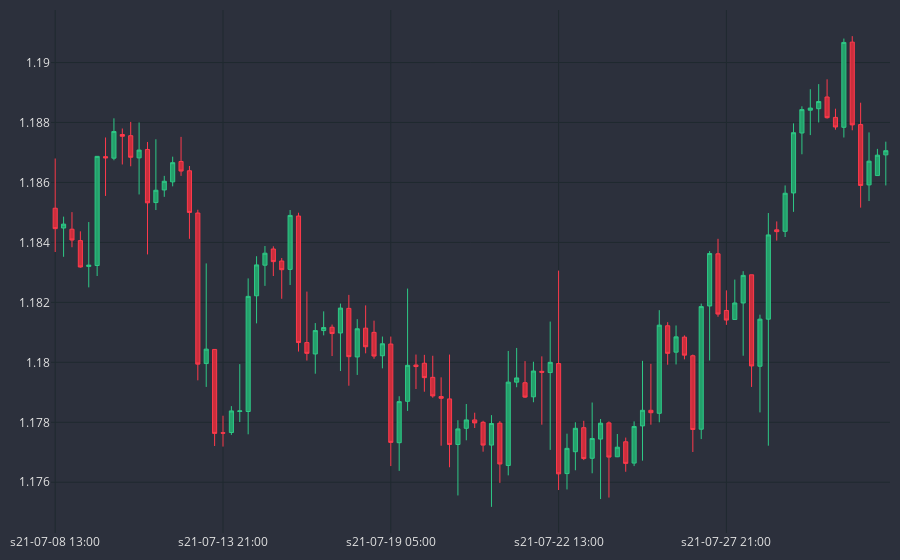

The notebook cell saved with this chart:
### Code cell
fig = go.Figure()
fig.add_trace(go.Candlestick(
    x = df_plot.sTime,
    open = df_plot.mid_o,
    high = df_plot.mid_h,
    low = df_plot.mid_l,
    close = df_plot.mid_c,
    line = dict(width=1),
    opacity = 1,
    increasing_fillcolor = "#24a06b",
    decreasing_fillcolor = "#cc2e3c",
    increasing_line_color = "#2ec886",
    decreasing_line_color = "#ff3a4c",
))

fig.update_yaxes(
    gridcolor = "#1f292f"
)

fig.update_xaxes(
    gridcolor = "#1f292f",
    rangeslider = dict(visible=False),
    nticks=5,
)

fig.update_layout(
    height = 400,
    margin = dict(l=10,r=10,t=10,b=10),
    paper_bgcolor = "#2c303c",
    plot_bgcolor = "#2c303c",
    font = dict(color="#e1e1e1")
)

fig.show()
